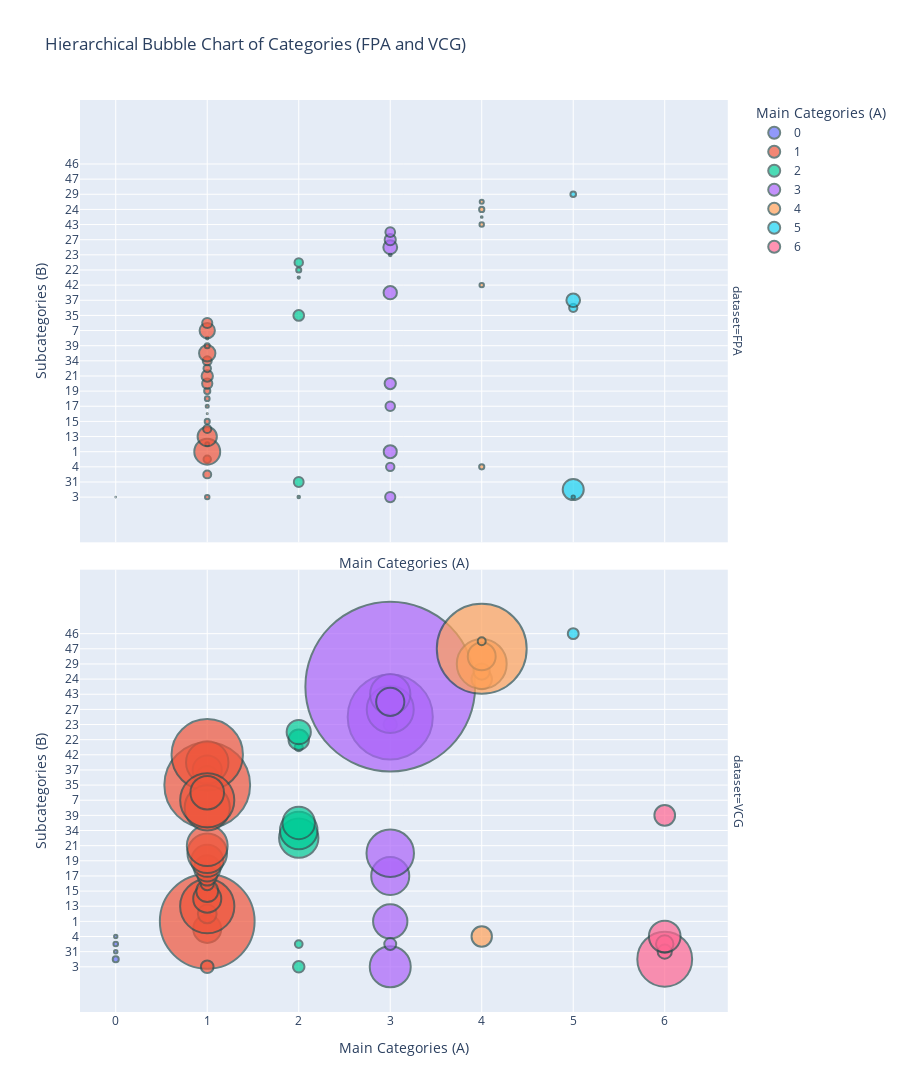

Here is the notebook cell this chart was saved with:
### Code cell
import pandas as pd
import plotly.express as px

# Load the data
campaigns_fpa = pd.read_csv("../data/fpa/campaigns_fpa_filtered_final.csv")
campaigns_vcg = pd.read_csv("/Users/adpudovnikov/Downloads/campaigns_vcg.csv")

# Function to process the data
def process_data(campaigns, dataset_name):
    categories_split = campaigns['logical_category'].astype(str).str.split('.', expand=True)
    campaigns['A'] = categories_split[0]
    campaigns['B'] = categories_split[1]
    category_counts = campaigns.groupby(['A', 'B']).size().reset_index(name='count')
    total_counts = category_counts.groupby('A')['count'].sum().reset_index(name='total_count')
    category_counts = category_counts.merge(total_counts, on='A')
    category_counts['dataset'] = dataset_name
    return category_counts

# Process both datasets
category_counts_fpa = process_data(campaigns_fpa, 'FPA')
category_counts_vcg = process_data(campaigns_vcg, 'VCG')

# Combine the processed data
category_counts_combined = pd.concat([category_counts_fpa, category_counts_vcg], ignore_index=True)
#category_counts_combined["count"] = np.log(category_counts_combined['count'] + 1)
# Create a bubble chart
fig = px.scatter(
    category_counts_combined,
    x='A',  # Positioning categories along x-axis
    y='B',  # Positioning subcategories along y-axis
    size='count',  # Size of smaller bubbles corresponds to 'B' counts
    color='A',  # Different colors for each 'A' category
    size_max=120,  # Max size of the bubbles
    title="Hierarchical Bubble Chart of Categories (FPA and VCG)",
    labels={'A': 'Main Categories (A)', 'B': 'Subcategories (B)'},
    hover_data={'count': True, 'total_count': True, 'dataset': True},
    facet_row='dataset'  # Create separate rows for each dataset
)

# Add styling for better separation and understanding
fig.update_traces(marker=dict(line=dict(width=2, color='DarkSlateGrey')))

# Update layout for better visualization
fig.update_layout(
    height=1200,  # Increase height to accommodate both datasets
    yaxis_title="Subcategories (B)",
    yaxis2_title="Subcategories (B)",
    xaxis_title="Main Categories (A)",
    xaxis2_title="Main Categories (A)"
)

# Show the plot
fig.show()

### Figure 1 — Plotly figure (JSON) as saved in the notebook; plotly's stock layout.template omitted (floating-point values rounded to 4 significant figures)
{"data": [{"customdata": [[1, 1, "FPA"]], "hovertemplate": "Main Categories (A)=%{x}<br>dataset=%{customdata[2]}<br>Subcategories (B)=%{y}<br>count=%{customdata[0]}<br>total_count=%{customdata[1]}<extra></extra>", "legendgroup": "0", "marker": {"color": "#636efa", "line": {"color": "DarkSlateGrey", "width": 2}, "size": [1], "sizemode": "area", "sizeref": 4.108, "symbol": "circle"}, "mode": "markers", "name": "0", "orientation": "v", "showlegend": true, "type": "scatter", "x": ["0"], "xaxis": "x2", "y": ["3"], "yaxis": "y2"}, {"customdata": [[74, 165, "VCG"], [25, 165, "VCG"], [43, 165, "VCG"], [23, 165, "VCG"]], "hovertemplate": "Main Categories (A)=%{x}<br>dataset=%{customdata[2]}<br>Subcategories (B)=%{y}<br>count=%{customdata[0]}<br>total_count=%{customdata[1]}<extra></extra>", "legendgroup": "0", "marker": {"color": "#636efa", "line": {"color": "DarkSlateGrey", "width": 2}, "size": [74, 25, 43, 23], "sizemode": "area", "sizeref": 4.108, "symbol": "circle"}, "mode": "markers", "name": "0", "orientation": "v", "showlegend": false, "type": "scatter", "x": ["0", "0", "0", "0"], "xaxis": "x", "y": ["26", "31", "32", "4"], "yaxis": "y"}, {"customdata": [[113, 4857, "FPA"], [1378, 4857, "FPA"], [31, 4857, "FPA"], [762, 4857, "FPA"], [136, 4857, "FPA"], [53, 4857, "FPA"], [2, 4857, "FPA"], [19, 4857, "FPA"], [47, 4857, "FPA"], [78, 4857, "FPA"], [215, 4857, "FPA"], [265, 4857, "FPA"], [41, 4857, "FPA"], [129, 4857, "FPA"], [115, 4857, "FPA"], [165, 4857, "FPA"], [550, 4857, "FPA"], [52, 4857, "FPA"], [14, 4857, "FPA"], [482, 4857, "FPA"], [210, 4857, "FPA"]], "hovertemplate": "Main Categories (A)=%{x}<br>dataset=%{customdata[2]}<br>Subcategories (B)=%{y}<br>count=%{customdata[0]}<br>total_count=%{customdata[1]}<extra></extra>", "legendgroup": "1", "marker": {"color": "#EF553B", "line": {"color": "DarkSlateGrey", "width": 2}, "size": [113, 1378, 31, 762, 136, 53, 2, 19, 47, 78, 215, 265, 41, 129, 115, 165, 550, 52, 14, 482, 210], "sizemode": "area", "sizeref": 4.108, "symbol": "circle"}, "mode": "markers", "name": "1", "orientation": "v", "showlegend": true, "type": "scatter", "x": ["1", "1", "1", "1", "1", "1", "1", "1", "1", "1", "1", "1", "1", "1", "1", "1", "1", "1", "1", "1", "1"], "xaxis": "x2", "y": ["0", "1", "11", "13", "14", "15", "16", "17", "18", "19", "2", "21", "3", "32", "33", "34", "38", "39", "6", "7", "8"], "yaxis": "y2"}, {"customdata": [[1602, 85677, "VCG"], [18435, 85677, "VCG"], [724, 85677, "VCG"], [6041, 85677, "VCG"], [1620, 85677, "VCG"], [991, 85677, "VCG"], [367, 85677, "VCG"], [769, 85677, "VCG"], [1419, 85677, "VCG"], [2111, 85677, "VCG"], [3213, 85677, "VCG"], [3421, 85677, "VCG"], [329, 85677, "VCG"], [15114, 85677, "VCG"], [1080, 85677, "VCG"], [1741, 85677, "VCG"], [3692, 85677, "VCG"], [10480, 85677, "VCG"], [4199, 85677, "VCG"], [6015, 85677, "VCG"], [2314, 85677, "VCG"]], "hovertemplate": "Main Categories (A)=%{x}<br>dataset=%{customdata[2]}<br>Subcategories (B)=%{y}<br>count=%{customdata[0]}<br>total_count=%{customdata[1]}<extra></extra>", "legendgroup": "1", "marker": {"color": "#EF553B", "line": {"color": "DarkSlateGrey", "width": 2}, "size": [1602, 18435, 724, 6041, 1620, 991, 367, 769, 1419, 2111, 3213, 3421, 329, 15114, 1080, 1741, 3692, 10480, 4199, 6015, 2314], "sizemode": "area", "sizeref": 4.108, "symbol": "circle"}, "mode": "markers", "name": "1", "orientation": "v", "showlegend": false, "type": "scatter", "x": ["1", "1", "1", "1", "1", "1", "1", "1", "1", "1", "1", "1", "1", "1", "1", "1", "1", "1", "1", "1", "1"], "xaxis": "x", "y": ["0", "1", "11", "13", "14", "15", "16", "17", "18", "19", "2", "21", "3", "35", "36", "37", "41", "42", "6", "7", "8"], "yaxis": "y"}, {"customdata": [[10, 655, "FPA"], [53, 655, "FPA"], [13, 655, "FPA"], [198, 655, "FPA"], [234, 655, "FPA"], [147, 655, "FPA"]], "hovertemplate": "Main Categories (A)=%{x}<br>dataset=%{customdata[2]}<br>Subcategories (B)=%{y}<br>count=%{customdata[0]}<br>total_count=%{customdata[1]}<extra></extra>", "legendgroup": "2", "marker": {"color": "#00cc96", "line": {"color": "DarkSlateGrey", "width": 2}, "size": [10, 53, 13, 198, 234, 147], "sizemode": "area", "sizeref": 4.108, "symbol": "circle"}, "mode": "markers", "name": "2", "orientation": "v", "showlegend": true, "type": "scatter", "x": ["2", "2", "2", "2", "2", "2"], "xaxis": "x2", "y": ["12", "22", "3", "31", "35", "5"], "yaxis": "y2"}, {"customdata": [[132, 10816, "VCG"], [858, 10816, "VCG"], [273, 10816, "VCG"], [122, 10816, "VCG"], [3180, 10816, "VCG"], [2890, 10816, "VCG"], [2158, 10816, "VCG"], [1203, 10816, "VCG"]], "hovertemplate": "Main Categories (A)=%{x}<br>dataset=%{customdata[2]}<br>Subcategories (B)=%{y}<br>count=%{customdata[0]}<br>total_count=%{customdata[1]}<extra></extra>", "legendgroup": "2", "marker": {"color": "#00cc96", "line": {"color": "DarkSlateGrey", "width": 2}, "size": [132, 858, 273, 122, 3180, 2890, 2158, 1203], "sizemode": "area", "sizeref": 4.108, "symbol": "circle"}, "mode": "markers", "name": "2", "orientation": "v", "showlegend": false, "type": "scatter", "x": ["2", "2", "2", "2", "2", "2", "2", "2"], "xaxis": "x", "y": ["12", "22", "3", "32", "33", "34", "38", "5"], "yaxis": "y"}, {"customdata": [[352, 2376, "FPA"], [184, 2376, "FPA"], [260, 2376, "FPA"], [16, 2376, "FPA"], [392, 2376, "FPA"], [257, 2376, "FPA"], [213, 2376, "FPA"], [144, 2376, "FPA"], [366, 2376, "FPA"], [192, 2376, "FPA"]], "hovertemplate": "Main Categories (A)=%{x}<br>dataset=%{customdata[2]}<br>Subcategories (B)=%{y}<br>count=%{customdata[0]}<br>total_count=%{customdata[1]}<extra></extra>", "legendgroup": "3", "marker": {"color": "#ab63fa", "line": {"color": "DarkSlateGrey", "width": 2}, "size": [352, 184, 260, 16, 392, 257, 213, 144, 366, 192], "sizemode": "area", "sizeref": 4.108, "symbol": "circle"}, "mode": "markers", "name": "3", "orientation": "v", "showlegend": true, "type": "scatter", "x": ["3", "3", "3", "3", "3", "3", "3", "3", "3", "3"], "xaxis": "x2", "y": ["1", "17", "2", "23", "25", "27", "3", "4", "41", "9"], "yaxis": "y2"}, {"customdata": [[2422, 97689, "VCG"], [2979, 97689, "VCG"], [4630, 97689, "VCG"], [366, 97689, "VCG"], [14885, 97689, "VCG"], [4538, 97689, "VCG"], [3454, 97689, "VCG"], [292, 97689, "VCG"], [3339, 97689, "VCG"], [59154, 97689, "VCG"], [1630, 97689, "VCG"]], "hovertemplate": "Main Categories (A)=%{x}<br>dataset=%{customdata[2]}<br>Subcategories (B)=%{y}<br>count=%{customdata[0]}<br>total_count=%{customdata[1]}<extra></extra>", "legendgroup": "3", "marker": {"color": "#ab63fa", "line": {"color": "DarkSlateGrey", "width": 2}, "size": [2422, 2979, 4630, 366, 14885, 4538, 3454, 292, 3339, 59154, 1630], "sizemode": "area", "sizeref": 4.108, "symbol": "circle"}, "mode": "markers", "name": "3", "orientation": "v", "showlegend": false, "type": "scatter", "x": ["3", "3", "3", "3", "3", "3", "3", "3", "3", "3", "3"], "xaxis": "x", "y": ["1", "17", "2", "23", "25", "27", "3", "32", "43", "44", "9"], "yaxis": "y"}, {"customdata": [[56, 232, "FPA"], [33, 232, "FPA"], [55, 232, "FPA"], [41, 232, "FPA"], [41, 232, "FPA"], [6, 232, "FPA"]], "hovertemplate": "Main Categories (A)=%{x}<br>dataset=%{customdata[2]}<br>Subcategories (B)=%{y}<br>count=%{customdata[0]}<br>total_count=%{customdata[1]}<extra></extra>", "legendgroup": "4", "marker": {"color": "#FFA15A", "line": {"color": "DarkSlateGrey", "width": 2}, "size": [56, 33, 55, 41, 41, 6], "sizemode": "area", "sizeref": 4.108, "symbol": "circle"}, "mode": "markers", "name": "4", "orientation": "v", "showlegend": true, "type": "scatter", "x": ["4", "4", "4", "4", "4", "4"], "xaxis": "x2", "y": ["24", "28", "4", "42", "43", "44"], "yaxis": "y2"}, {"customdata": [[860, 25693, "VCG"], [541, 25693, "VCG"], [5111, 25693, "VCG"], [854, 25693, "VCG"], [1600, 25693, "VCG"], [16596, 25693, "VCG"], [131, 25693, "VCG"]], "hovertemplate": "Main Categories (A)=%{x}<br>dataset=%{customdata[2]}<br>Subcategories (B)=%{y}<br>count=%{customdata[0]}<br>total_count=%{customdata[1]}<extra></extra>", "legendgroup": "4", "marker": {"color": "#FFA15A", "line": {"color": "DarkSlateGrey", "width": 2}, "size": [860, 541, 5111, 854, 1600, 16596, 131], "sizemode": "area", "sizeref": 4.108, "symbol": "circle"}, "mode": "markers", "name": "4", "orientation": "v", "showlegend": false, "type": "scatter", "x": ["4", "4", "4", "4", "4", "4", "4"], "xaxis": "x", "y": ["24", "28", "29", "4", "45", "47", "48"], "yaxis": "y"}, {"customdata": [[910, 1519, "FPA"], [65, 1519, "FPA"], [23, 1519, "FPA"], [139, 1519, "FPA"], [382, 1519, "FPA"]], "hovertemplate": "Main Categories (A)=%{x}<br>dataset=%{customdata[2]}<br>Subcategories (B)=%{y}<br>count=%{customdata[0]}<br>total_count=%{customdata[1]}<extra></extra>", "legendgroup": "5", "marker": {"color": "#19d3f3", "line": {"color": "DarkSlateGrey", "width": 2}, "size": [910, 65, 23, 139, 382], "sizemode": "area", "sizeref": 4.108, "symbol": "circle"}, "mode": "markers", "name": "5", "orientation": "v", "showlegend": true, "type": "scatter", "x": ["5", "5", "5", "5", "5"], "xaxis": "x2", "y": ["26", "29", "3", "36", "37"], "yaxis": "y2"}, {"customdata": [[244, 244, "VCG"]], "hovertemplate": "Main Categories (A)=%{x}<br>dataset=%{customdata[2]}<br>Subcategories (B)=%{y}<br>count=%{customdata[0]}<br>total_count=%{customdata[1]}<extra></extra>", "legendgroup": "5", "marker": {"color": "#19d3f3", "line": {"color": "DarkSlateGrey", "width": 2}, "size": [244], "sizemode": "area", "sizeref": 4.108, "symbol": "circle"}, "mode": "markers", "name": "5", "orientation": "v", "showlegend": false, "type": "scatter", "x": ["5"], "xaxis": "x", "y": ["46"], "yaxis": "y"}, {"customdata": [[6179, 10158, "VCG"], [412, 10158, "VCG"], [626, 10158, "VCG"], [880, 10158, "VCG"], [2061, 10158, "VCG"]], "hovertemplate": "Main Categories (A)=%{x}<br>dataset=%{customdata[2]}<br>Subcategories (B)=%{y}<br>count=%{customdata[0]}<br>total_count=%{customdata[1]}<extra></extra>", "legendgroup": "6", "marker": {"color": "#FF6692", "line": {"color": "DarkSlateGrey", "width": 2}, "size": [6179, 412, 626, 880, 2061], "sizemode": "area", "sizeref": 4.108, "symbol": "circle"}, "mode": "markers", "name": "6", "orientation": "v", "showlegend": true, "type": "scatter", "x": ["6", "6", "6", "6", "6"], "xaxis": "x", "y": ["26", "31", "32", "39", "4"], "yaxis": "y"}], "layout": {"annotations": [{"font": {}, "showarrow": false, "text": "dataset=VCG", "textangle": 90, "x": 0.98, "xanchor": "left", "xref": "paper", "y": 0.2425, "yanchor": "middle", "yref": "paper"}, {"font": {}, "showarrow": false, "text": "dataset=FPA", "textangle": 90, "x": 0.98, "xanchor": "left", "xref": "paper", "y": 0.7575, "yanchor": "middle", "yref": "paper"}], "height": 1200, "legend": {"itemsizing": "constant", "title": {"text": "Main Categories (A)"}, "tracegroupgap": 0}, "title": {"text": "Hierarchical Bubble Chart of Categories (FPA and VCG)"}, "xaxis": {"anchor": "y", "categoryarray": ["0", "1", "2", "3", "4", "5", "6"], "categoryorder": "array", "domain": [0, 0.98], "title": {"text": "Main Categories (A)"}}, "xaxis2": {"anchor": "y2", "domain": [0, 0.98], "matches": "x", "showticklabels": false, "title": {"text": "Main Categories (A)"}}, "yaxis": {"anchor": "x", "domain": [0, 0.485], "title": {"text": "Subcategories (B)"}}, "yaxis2": {"anchor": "x2", "domain": [0.515, 1], "matches": "y", "title": {"text": "Subcategories (B)"}}}}
